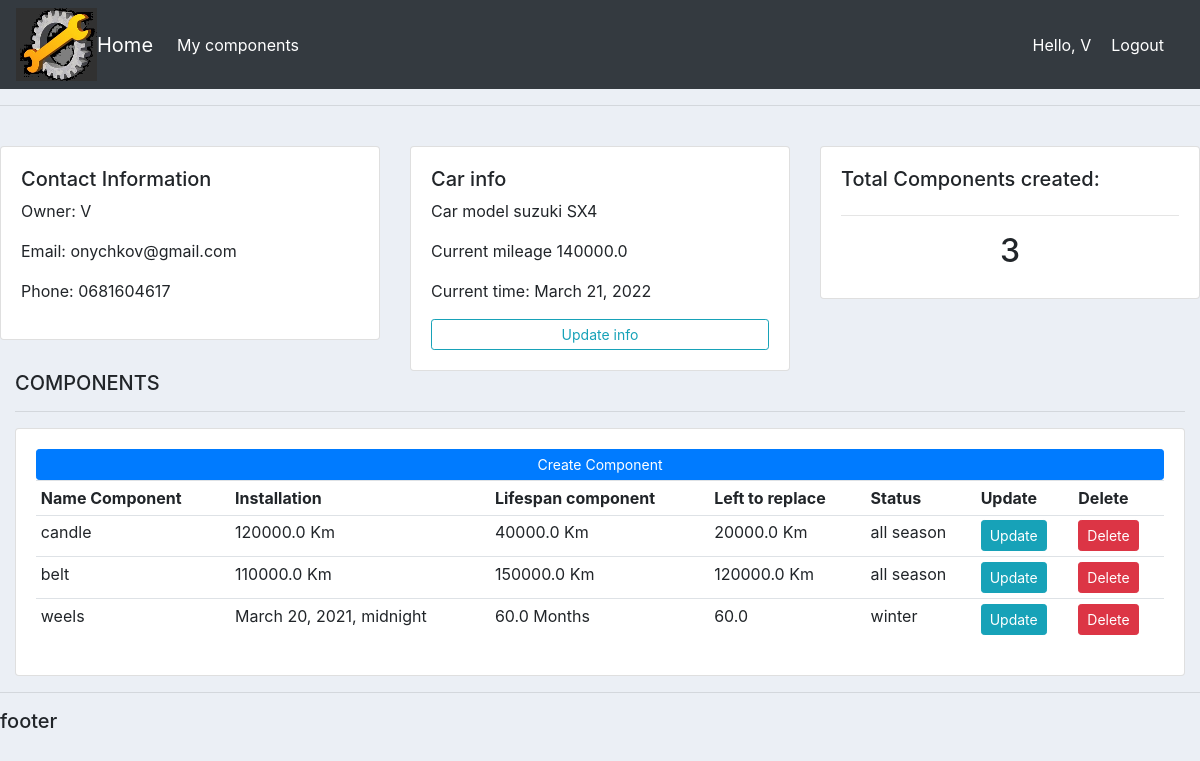
The page /my_components (signed in) on the database its author committed.
### accounts/models.py (models this page shows, shortened)
class Owner(models.Model):
    user = models.OneToOneField(User, null=True, blank=True, on_delete=models.CASCADE)
    name = models.CharField(max_length=200, null=True)
    phone = models.CharField(max_length=200, null=True)
    email = models.CharField(max_length=200, null=True)
    car = models.CharField(max_length=200, null=True)
    mileage = models.FloatField(null=True)
    date_created = models.DateTimeField(auto_now_add=True)

class Component(models.Model):
    STATUS = (
        ('winter', 'winter'),
        ('all season', 'all season'),
        ('summer', 'summer'),
    )
    measurement = (
        ('Km', 'km'),
        ('Months', 'months'),
    )
    name = models.CharField(max_length=200, null=True)
    resource = models.FloatField(null=True, blank=True)
    unit = models.CharField(max_length=200, null=True, choices=measurement)
    description = models.CharField(max_length=600, null=True, blank=True)
    mileage_installation = models.FloatField(null=True, blank=True)
    date_installation = models.DateTimeField(null=True, blank=True, default=datetime.datetime.now())
    owner = models.ForeignKey(Owner, null=True, on_delete=models.SET_NULL)
    status = models.CharField(max_length=200, null=True, choices=STATUS, default='all season')

### accounts/views.py (the view)
# urls.py: path('my_components', views.my_components, name='my_components'),
@login_required(login_url='login')
def my_components(request):
    now = datetime.datetime.now()
    now3 = timedelta(20)
    owner = Owner.objects.get(name=request.user)
    components = owner.component_set.all()
    components_count = components.count()
    context = {'components': components,
               'owner': owner,
               'components_count': components_count,
               'now': now}
    return render(request, 'accounts/my_components.html', context)

### accounts/templates/accounts/my_components.html
{%  extends 'accounts/main.html' %}
{% load mathfilters %}
{% block content %}
<br>
<div class="row">
	<div class="col-md">
		<div class="card card-body">
			<h5>Contact Information</h5>
			<p>Owner: {{owner.name}} </p>
			<p>Email: {{owner.email}} </p>
			<p>Phone: {{owner.phone}} </p>
		</div>
	</div>
	<div class="col-md">
		<div class="card card-body">
			<h5>Car info</h5>
			<p> Car model {{owner.car}} </p>
			<p >Current mileage {{owner.mileage}}</p>
			<p> Сurrent time: {{now.date}}</p>
			<a class="btn btn-outline-info  btn-sm btn-block" href="{% url 'update_owner' %}">Update info</a>
		</div>
	</div>
	<div class="col-md">
		<div class="card card-body">
			<h5>Total Components created: </h5>
			<hr>
			<h2 style="text-align: center">  {{components_count}}  </h2>
		</div>
	</div>
</div>
	<div class="col-md">
		<h5>COMPONENTS</h5>
		<hr>
		<div class="card card-body">
			<a class="btn btn-primary  btn-sm btn-block" href="{% url 'create_component' user.id %}" >Create Component</a>
			<table class="table table-sm">
				<tr>
					<th>Name Component</th>
					<th>Installation</th>
					<th> Lifespan component</th>
					<th>Left to replace</th>
					<th>Status</th>
					<th>Update</th>
					<th>Delete</th>
				</tr>
				 {% for component in components %}
				<tr>
					<td>{{component.name}}</td>
                    {% if component.unit == "Km" %}
						<td> {{component.mileage_installation }} Km</td>
						<td> {{component.resource}} Km</td>
						<td> {{ component.mileage_installation|add:component.resource|sub:owner.mileage }} Km </td>
					{% elif component.unit == 'Months'  %}
					          <td> {{component.date_installation  }} </td>
					           <td> {{component.resource}} Months</td>
					<td> {{ component.resource}}</td>
                                {% endif %}
					<td>{{component.status}}</td>
					<td> <a class= "btn btn-sm btn-info"  href= "{% url 'update_component' component.id %}" >Update</a> </td>
					<td><a class= "btn btn-sm btn-danger" href="{% url 'delete_component' component.id %}">Delete</a> </td>
				</tr>
				{%endfor%}
			</table>
		</div>
	</div>
{% endblock %}

### accounts/templates/accounts/navbar.html (shortened to what this page needs)
{% load static %}
<nav class="navbar navbar-expand-lg navbar-dark bg-dark"><img src = "{% static '/images/logo2.png' %}">
  {% if request.user.is_staff %}
  <a class="navbar-brand" href="{% url 'home'%}">Home</a>
  <div class="collapse navbar-collapse" id="navbarNav">
    <ul class="navbar-nav">
      <li class="nav-item active">
        <a class="nav-link" href="{% url 'my_components' %}"> My components</a>
      </li>
      <li class="nav-item">
        <a class="nav-link"></a>
      </li>
    </ul>
    </div>
{% endif %}
  <span class="hello-msg"> Hello, {{user}} </span>
  <span> <a class="hello-msg" href="{% url 'logout' %}"> Logout</a> </span>
</nav>

### static/css/main.css (style rules this page uses)
body { background-color: #ebeff5; }

### accounts/templates/accounts/navbar.html (style rules this page uses)
.hello-msg { font-size: 18 px; color:#fff; margin-right: 20px; }

### rows shown on the page
Owner: name "V", email "onychkov@gmail.com", phone "0681604617", car "suzuki SX4", mileage "140000.0"
Component: name "candle", mileage_installation "120000.0", resource "40000.0", mileage_installation|add "20000.0", status "all season"
Component: name "belt", mileage_installation "110000.0", resource "150000.0", mileage_installation|add "120000.0", status "all season"
Component: name "weels", date_installation "March 20, 2021, midnight", resource "60.0", status "winter"

### other values the page prints
{{ user }} "V"
{{ components_count }} "3"
